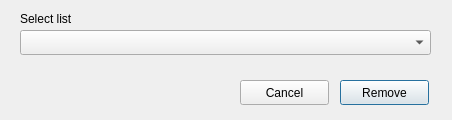
<?xml version="1.0" encoding="UTF-8"?>
<ui version="4.0">
 <class>ListDeleterDialog</class>
 <widget class="QDialog" name="ListDeleterDialog">
  <property name="geometry">
   <rect>
    <x>0</x>
    <y>0</y>
    <width>452</width>
    <height>120</height>
   </rect>
  </property>
  <property name="sizePolicy">
   <sizepolicy hsizetype="Preferred" vsizetype="Preferred">
    <horstretch>0</horstretch>
    <verstretch>0</verstretch>
   </sizepolicy>
  </property>
  <property name="minimumSize">
   <size>
    <width>452</width>
    <height>120</height>
   </size>
  </property>
  <property name="maximumSize">
   <size>
    <width>452</width>
    <height>120</height>
   </size>
  </property>
  <property name="windowTitle">
   <string>Dialog</string>
  </property>
  <widget class="QLabel" name="label_2">
   <property name="geometry">
    <rect>
     <x>20</x>
     <y>10</y>
     <width>101</width>
     <height>17</height>
    </rect>
   </property>
   <property name="text">
    <string>Select list</string>
   </property>
  </widget>
  <widget class="QLabel" name="outputlbl">
   <property name="geometry">
    <rect>
     <x>140</x>
     <y>100</y>
     <width>291</width>
     <height>21</height>
    </rect>
   </property>
   <property name="sizePolicy">
    <sizepolicy hsizetype="Preferred" vsizetype="Preferred">
     <horstretch>0</horstretch>
     <verstretch>0</verstretch>
    </sizepolicy>
   </property>
   <property name="text">
    <string/>
   </property>
   <property name="alignment">
    <set>Qt::AlignRight|Qt::AlignTrailing|Qt::AlignVCenter</set>
   </property>
  </widget>
  <widget class="QPushButton" name="savebtn">
   <property name="geometry">
    <rect>
     <x>340</x>
     <y>80</y>
     <width>89</width>
     <height>25</height>
    </rect>
   </property>
   <property name="text">
    <string>Remove</string>
   </property>
  </widget>
  <widget class="QPushButton" name="cancelbtn">
   <property name="geometry">
    <rect>
     <x>240</x>
     <y>80</y>
     <width>89</width>
     <height>25</height>
    </rect>
   </property>
   <property name="text">
    <string>Cancel</string>
   </property>
  </widget>
  <widget class="QComboBox" name="comboBox">
   <property name="geometry">
    <rect>
     <x>20</x>
     <y>30</y>
     <width>411</width>
     <height>25</height>
    </rect>
   </property>
  </widget>
 </widget>
 <resources/>
 <connections/>
</ui>
